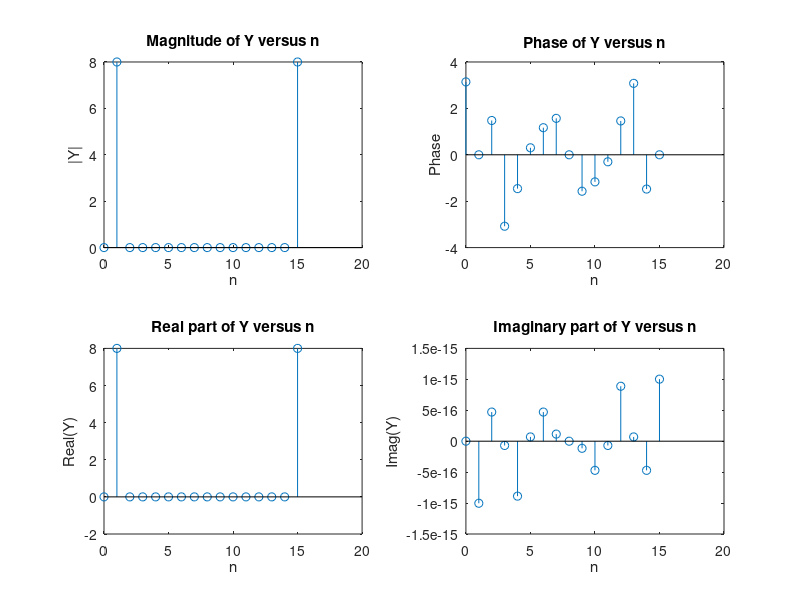
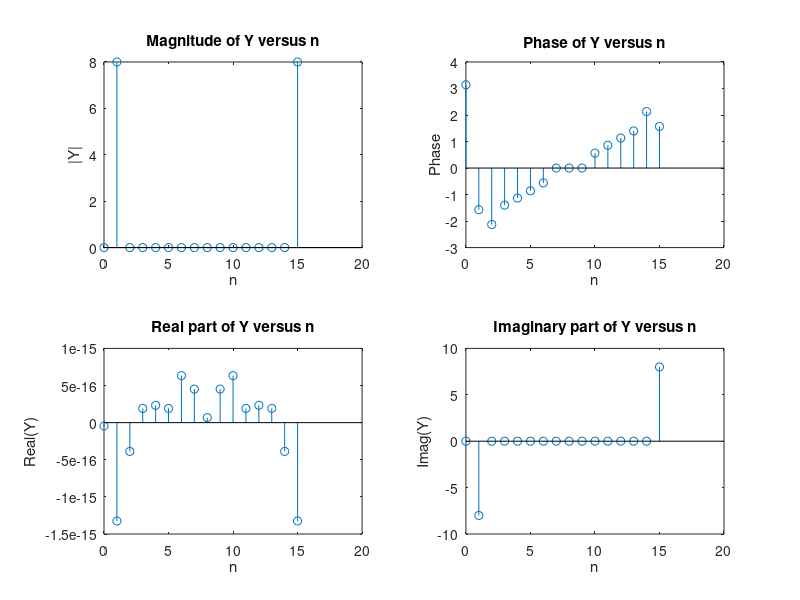
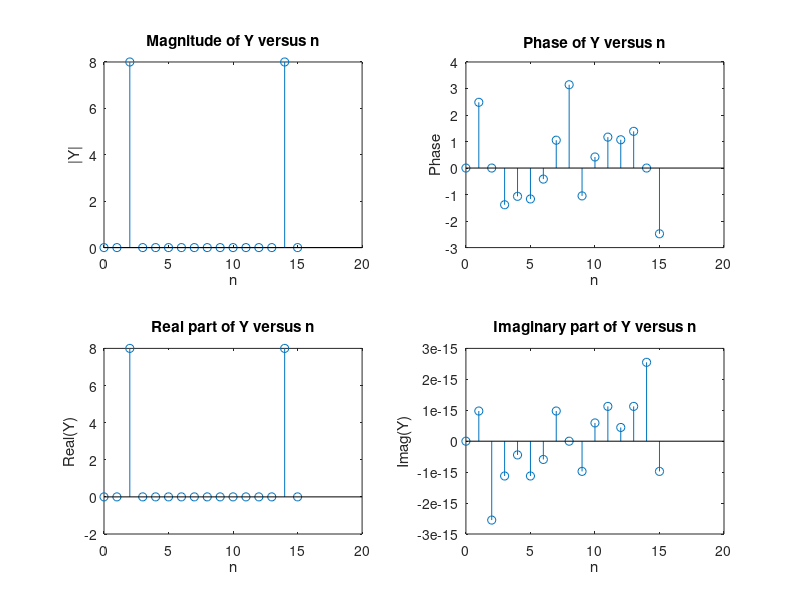
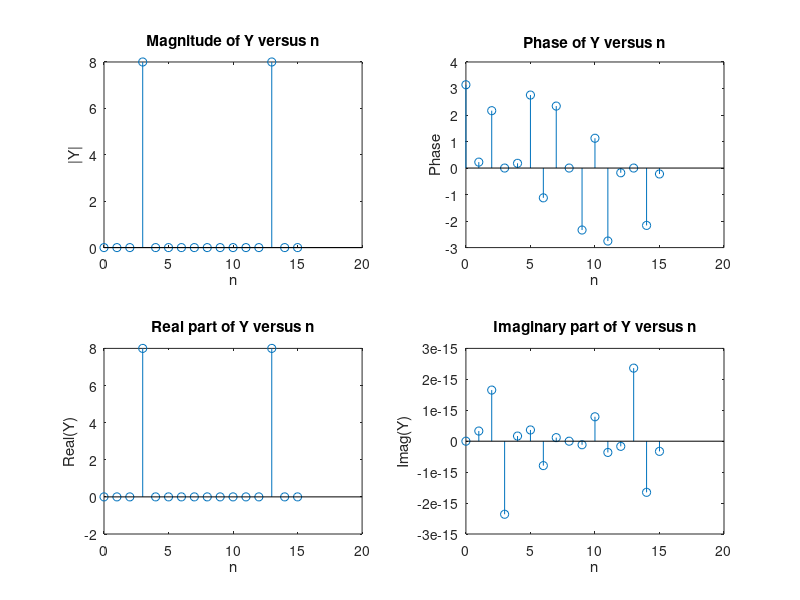

The MATLAB script that drew these images, in order: (Note: this script raises an error after producing the figures.)
N=16;
n=0:(N-1);
C=1;
xn=cos(2*pi*C*n/N);
figure(1)
%stem(xn)
% There appears to be one full period in this range

% FFT
Y = fft(xn);

figure(2)
% Plot magnitude of Y versus n
subplot(2,2,1);
stem(n, abs(Y));
title('Magnitude of Y versus n');
xlabel('n');
ylabel('|Y|');

% Plot phase of Y versus n
subplot(2,2,2);
stem(n, angle(Y));
title('Phase of Y versus n');
xlabel('n');
ylabel('Phase');

% Plot real part of Y versus n
subplot(2,2,3);
stem(n, real(Y));
title('Real part of Y versus n');
xlabel('n');
ylabel('Real(Y)');

% Plot imaginary part of Y versus n
subplot(2,2,4);
stem(n, imag(Y));
title('Imaginary part of Y versus n');
xlabel('n');
ylabel('Imag(Y)');

%{
The 2 non-zero terms in the magnitude plot represent the frequency
components of the input. We have exactly 2 components because the cosine
function has a specific individual frequency. This is split into positive
and negative components because of symmetry in the frequency domain.

We have one component at an index of 1 because this corresponds to the
fundamental frequency of the input signal. Our fundamental frequency should
be 1/16 in this case, this could be a harmonic?

We have another component at index of 15 because this represents the 
periodic frequencies wrapping around. This would be a frequency of 15/16,
or -1/16.

The magnitude of the non-zero components would be 8 because we normalize
our FFT by the length of our input - which is 16 samples long.
%}

%{
If the sampling frequency is 10khz:
Frequency Resolution: fs/N=10000/16=625hz
Length of the original data:N/fs=16/10000=1.6e-3 seconds
Actual Frequency: (C*fs)/N=10000/16=625Hz
%}

%% 
xn=sin(2*pi*C*n/N);

Y=fft(xn);

figure(3)
% Plot magnitude of Y versus n
subplot(2,2,1);
stem(n, abs(Y));
title('Magnitude of Y versus n');
xlabel('n');
ylabel('|Y|');

% Plot phase of Y versus n
subplot(2,2,2);
stem(n, angle(Y));
title('Phase of Y versus n');
xlabel('n');
ylabel('Phase');

% Plot real part of Y versus n
subplot(2,2,3);
stem(n, real(Y));
title('Real part of Y versus n');
xlabel('n');
ylabel('Real(Y)');

% Plot imaginary part of Y versus n
subplot(2,2,4);
stem(n, imag(Y));
title('Imaginary part of Y versus n');
xlabel('n');
ylabel('Imag(Y)');

%{
The magnitude of Y does not appear to change.
This is likely v=because the FFT will just compute the magnitude of the
frequency components. Since frequency doesn't change, neither will
magnitude

Y =

  Columns 1 through 10

  -0.0000 + 0.0000i  -0.0000 - 8.0000i  -0.0000 - 0.0000i   0.0000 - 0.0000i   0.0000 - 0.0000i   0.0000 - 0.0000i   0.0000 - 0.0000i   0.0000 + 0.0000i   0.0000 + 0.0000i   0.0000 + 0.0000i

  Columns 11 through 16

   0.0000 + 0.0000i   0.0000 + 0.0000i   0.0000 + 0.0000i   0.0000 + 0.0000i  -0.0000 + 0.0000i  -0.0000 + 8.0000i

We see that Y is entirely imaginary.
%}

%%
xn=cos(2*pi*2*n/16);

Y=fft(xn);

figure(4)
% Plot magnitude of Y versus n
subplot(2,2,1);
stem(n, abs(Y));
title('Magnitude of Y versus n');
xlabel('n');
ylabel('|Y|');

% Plot phase of Y versus n
subplot(2,2,2);
stem(n, angle(Y));
title('Phase of Y versus n');
xlabel('n');
ylabel('Phase');

% Plot real part of Y versus n
subplot(2,2,3);
stem(n, real(Y));
title('Real part of Y versus n');
xlabel('n');
ylabel('Real(Y)');

% Plot imaginary part of Y versus n
subplot(2,2,4);
stem(n, imag(Y));
title('Imaginary part of Y versus n');
xlabel('n');
ylabel('Imag(Y)');


% C=3

xn=cos(2*pi*3*n/16);

Y=fft(xn);

figure(5)
% Plot magnitude of Y versus n
subplot(2,2,1);
stem(n, abs(Y));
title('Magnitude of Y versus n');
xlabel('n');
ylabel('|Y|');

% Plot phase of Y versus n
subplot(2,2,2);
stem(n, angle(Y));
title('Phase of Y versus n');
xlabel('n');
ylabel('Phase');

% Plot real part of Y versus n
subplot(2,2,3);
stem(n, real(Y));
title('Real part of Y versus n');
xlabel('n');
ylabel('Real(Y)');

% Plot imaginary part of Y versus n
subplot(2,2,4);
stem(n, imag(Y));
title('Imaginary part of Y versus n');
xlabel('n');
ylabel('Imag(Y)');

%{ 
Here, we see that changing C to 2 shifted the frequency response from 
indeces 1 and 15 to indeces 2 and 14. The phase and imaginary plots are 
slightly different as well, because of the change in frequency.

Changing C to 3 shifts the indeces again to 3 and 13, and because of the
change in frequency we will again see a change in phase and imaginary
component.
%}

%%
N=1024;
C=10;
n=0:(N-1);
xn=cos(2*pi*C*n/n);
figure(6);
stem(xn);
% There appears to only be one cycle, its just one large sample

Y=fft(xn);

figure(7);
stem(n, abs(Y))

stem(n, abs(Y));
title('Magnitude of Y versus n');
xlabel('n');
ylabel('|Y|');